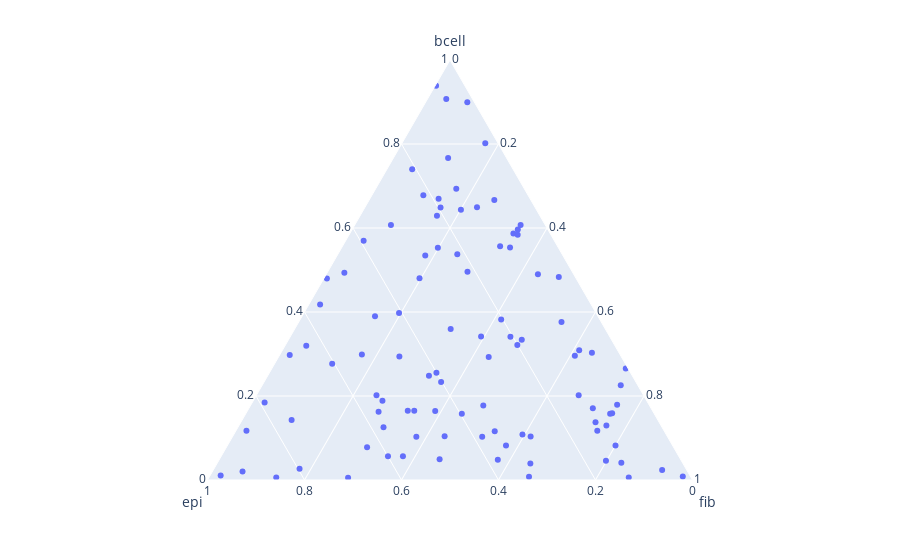

The cell this chart's notebook holds for it:
### Code cell
px.scatter_ternary(scenarios_y[0], a="bcell", b="epi", c="fib").show()
